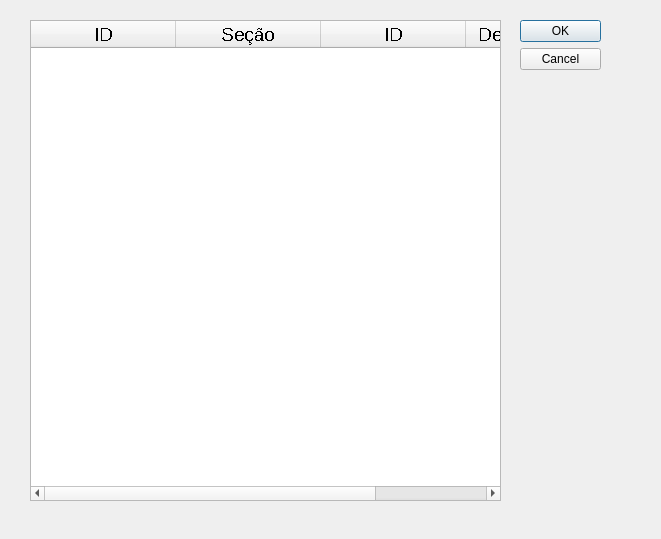
<?xml version="1.0" encoding="UTF-8"?>
<ui version="4.0">
 <class>ListSecao</class>
 <widget class="QDialog" name="ListSecao">
  <property name="geometry">
   <rect>
    <x>0</x>
    <y>0</y>
    <width>661</width>
    <height>539</height>
   </rect>
  </property>
  <property name="windowTitle">
   <string>Dialog</string>
  </property>
  <widget class="QDialogButtonBox" name="buttonBox">
   <property name="geometry">
    <rect>
     <x>520</x>
     <y>20</y>
     <width>81</width>
     <height>241</height>
    </rect>
   </property>
   <property name="orientation">
    <enum>Qt::Vertical</enum>
   </property>
   <property name="standardButtons">
    <set>QDialogButtonBox::Cancel|QDialogButtonBox::Ok</set>
   </property>
  </widget>
  <widget class="QTableWidget" name="tableWidget">
   <property name="geometry">
    <rect>
     <x>30</x>
     <y>20</y>
     <width>471</width>
     <height>481</height>
    </rect>
   </property>
   <property name="sizeAdjustPolicy">
    <enum>QAbstractScrollArea::AdjustToContentsOnFirstShow</enum>
   </property>
   <attribute name="horizontalHeaderDefaultSectionSize">
    <number>145</number>
   </attribute>
   <attribute name="horizontalHeaderMinimumSectionSize">
    <number>57</number>
   </attribute>
   <attribute name="verticalHeaderDefaultSectionSize">
    <number>30</number>
   </attribute>
   <attribute name="verticalHeaderMinimumSectionSize">
    <number>21</number>
   </attribute>
   <attribute name="verticalHeaderStretchLastSection">
    <bool>true</bool>
   </attribute>
   <column>
    <property name="text">
     <string>ID</string>
    </property>
    <property name="font">
     <font>
      <pointsize>14</pointsize>
      <stylestrategy>NoAntialias</stylestrategy>
     </font>
    </property>
    <property name="textAlignment">
     <set>AlignCenter</set>
    </property>
   </column>
   <column>
    <property name="text">
     <string>Seção</string>
    </property>
    <property name="font">
     <font>
      <pointsize>14</pointsize>
      <stylestrategy>NoAntialias</stylestrategy>
     </font>
    </property>
    <property name="textAlignment">
     <set>AlignCenter</set>
    </property>
   </column>
   <column>
    <property name="text">
     <string>ID</string>
    </property>
    <property name="font">
     <font>
      <pointsize>14</pointsize>
      <stylestrategy>NoAntialias</stylestrategy>
     </font>
    </property>
    <property name="textAlignment">
     <set>AlignCenter</set>
    </property>
   </column>
   <column>
    <property name="text">
     <string>Departamento</string>
    </property>
    <property name="font">
     <font>
      <pointsize>14</pointsize>
      <stylestrategy>NoAntialias</stylestrategy>
     </font>
    </property>
    <property name="textAlignment">
     <set>AlignCenter</set>
    </property>
   </column>
  </widget>
 </widget>
 <resources/>
 <connections>
  <connection>
   <sender>buttonBox</sender>
   <signal>accepted()</signal>
   <receiver>ListSecao</receiver>
   <slot>accept()</slot>
   <hints>
    <hint type="sourcelabel">
     <x>248</x>
     <y>254</y>
    </hint>
    <hint type="destinationlabel">
     <x>157</x>
     <y>274</y>
    </hint>
   </hints>
  </connection>
  <connection>
   <sender>buttonBox</sender>
   <signal>rejected()</signal>
   <receiver>ListSecao</receiver>
   <slot>reject()</slot>
   <hints>
    <hint type="sourcelabel">
     <x>316</x>
     <y>260</y>
    </hint>
    <hint type="destinationlabel">
     <x>286</x>
     <y>274</y>
    </hint>
   </hints>
  </connection>
 </connections>
</ui>
